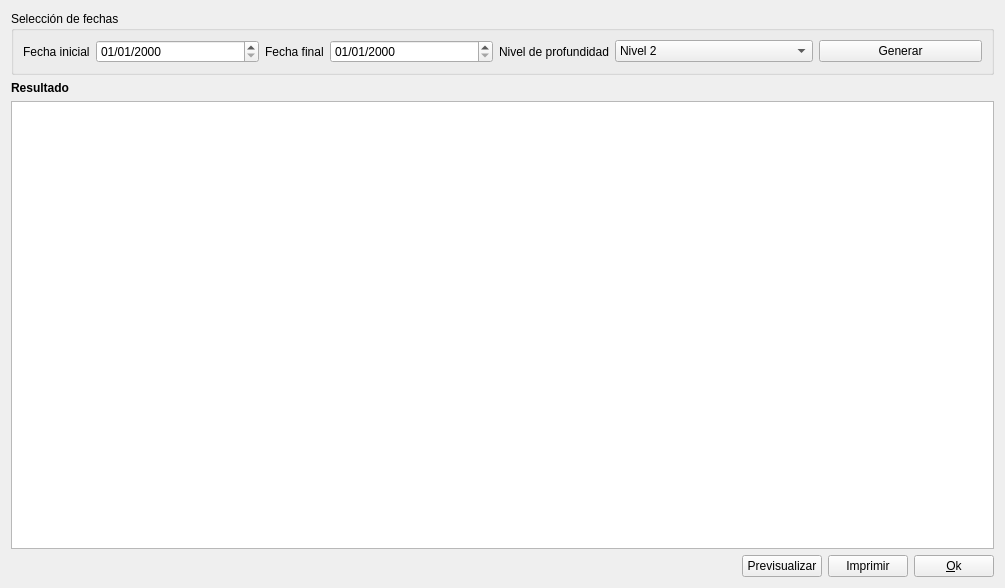
<?xml version="1.0" encoding="UTF-8"?>
<ui version="4.0">
 <class>Form</class>
 <widget class="QWidget" name="Form">
  <property name="geometry">
   <rect>
    <x>0</x>
    <y>0</y>
    <width>1005</width>
    <height>588</height>
   </rect>
  </property>
  <property name="windowTitle">
   <string>AlephERP - Generación de Cuenta de Pérdidas y Ganancias</string>
  </property>
  <layout class="QGridLayout" name="gridLayout">
   <item row="3" column="2">
    <widget class="QPushButton" name="pbPrint">
     <property name="text">
      <string>Imprimir</string>
     </property>
    </widget>
   </item>
   <item row="0" column="0" colspan="4">
    <widget class="QGroupBox" name="groupBox">
     <property name="title">
      <string>Selección de fechas</string>
     </property>
     <layout class="QHBoxLayout" name="horizontalLayout">
      <item>
       <widget class="QLabel" name="label">
        <property name="sizePolicy">
         <sizepolicy hsizetype="Maximum" vsizetype="Preferred">
          <horstretch>0</horstretch>
          <verstretch>0</verstretch>
         </sizepolicy>
        </property>
        <property name="text">
         <string>Fecha inicial</string>
        </property>
       </widget>
      </item>
      <item>
       <widget class="DBDateTimeEdit" name="db_fechainicial">
        <property name="displayFormat">
         <string>dd/MM/yyyy</string>
        </property>
        <property name="dataEditable">
         <bool>true</bool>
        </property>
       </widget>
      </item>
      <item>
       <widget class="QLabel" name="label_2">
        <property name="sizePolicy">
         <sizepolicy hsizetype="Maximum" vsizetype="Preferred">
          <horstretch>0</horstretch>
          <verstretch>0</verstretch>
         </sizepolicy>
        </property>
        <property name="text">
         <string>Fecha final</string>
        </property>
       </widget>
      </item>
      <item>
       <widget class="DBDateTimeEdit" name="db_fechafinal">
        <property name="displayFormat">
         <string>dd/MM/yyyy</string>
        </property>
        <property name="dataEditable">
         <bool>true</bool>
        </property>
       </widget>
      </item>
      <item>
       <widget class="QLabel" name="label_4">
        <property name="sizePolicy">
         <sizepolicy hsizetype="Maximum" vsizetype="Preferred">
          <horstretch>0</horstretch>
          <verstretch>0</verstretch>
         </sizepolicy>
        </property>
        <property name="text">
         <string>Nivel de profundidad</string>
        </property>
       </widget>
      </item>
      <item>
       <widget class="QComboBox" name="cbNivel">
        <item>
         <property name="text">
          <string>Nivel 2</string>
         </property>
        </item>
        <item>
         <property name="text">
          <string>Nivel 3</string>
         </property>
        </item>
        <item>
         <property name="text">
          <string>Nivel 4 (cuentas contables)</string>
         </property>
        </item>
        <item>
         <property name="text">
          <string>Nivel 5 (subcuentas contables)</string>
         </property>
        </item>
       </widget>
      </item>
      <item>
       <widget class="QPushButton" name="pbGenerar">
        <property name="text">
         <string>Generar</string>
        </property>
       </widget>
      </item>
     </layout>
    </widget>
   </item>
   <item row="1" column="0">
    <widget class="QLabel" name="label_3">
     <property name="font">
      <font>
       <weight>75</weight>
       <bold>true</bold>
      </font>
     </property>
     <property name="text">
      <string>Resultado</string>
     </property>
    </widget>
   </item>
   <item row="3" column="0">
    <spacer name="horizontalSpacer_2">
     <property name="orientation">
      <enum>Qt::Horizontal</enum>
     </property>
     <property name="sizeHint" stdset="0">
      <size>
       <width>901</width>
       <height>20</height>
      </size>
     </property>
    </spacer>
   </item>
   <item row="3" column="3">
    <widget class="QPushButton" name="pbOk">
     <property name="text">
      <string>&amp;Ok</string>
     </property>
    </widget>
   </item>
   <item row="2" column="0" colspan="4">
    <widget class="QTextEdit" name="textEdit"/>
   </item>
   <item row="3" column="1">
    <widget class="QPushButton" name="pbPrintPreview">
     <property name="text">
      <string>Previsualizar</string>
     </property>
    </widget>
   </item>
  </layout>
 </widget>
 <customwidgets>
  <customwidget>
   <class>DBDateTimeEdit</class>
   <extends>QDateTimeEdit</extends>
   <header>widgets/dbdatetimeedit.h</header>
  </customwidget>
 </customwidgets>
 <resources/>
 <connections/>
</ui>
